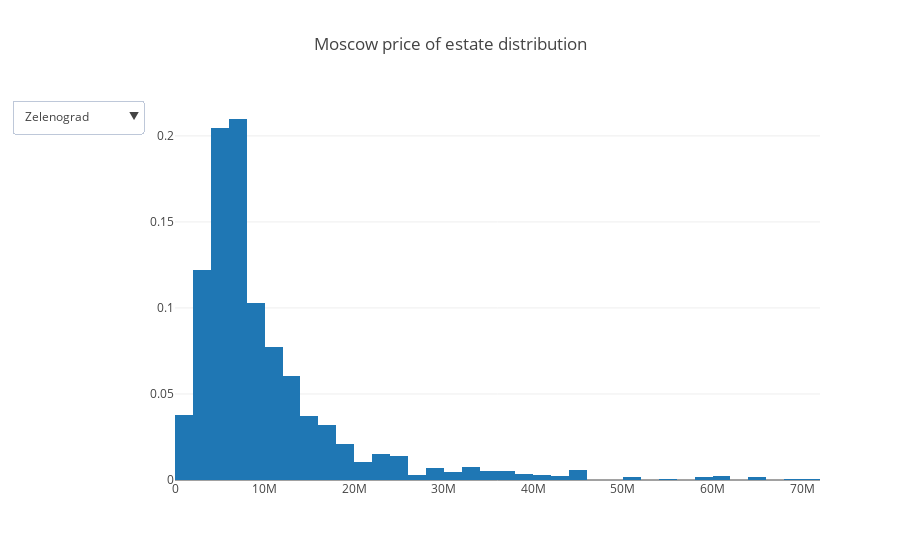

Notebook code for this chart:
### Code cell
traces = []

for okrug in ['Zelenograd', 'Novomoskovsky', 'Troitsky', 'Northern', 'Southwest', 'Northeast', 'Central',
              'Southern', 'Eastern', 'Western', 'Northwest', 'Southeast']:
    traces.append(go.Histogram(x=df_with_house_features[df_with_house_features.okrug == okrug].price_doc,
                     histnorm='probability', name = okrug, visible = (okrug == 'Central')))
layout = go.Layout(
    title='Moscow price of estate distribution',
    updatemenus=list([
        dict(
            x=-0.05,
            y=1,
            yanchor='top',
            buttons=list([
                dict(
                    args=['visible', [True] + [False]*11],
                    label='Zelenograd',
                    method='restyle'
                ),
                dict(
                    args=['visible', [False] + [True] + [False]*10],
                    label='Novomoskovsky',
                    method='restyle'
                ),
                dict(
                    args=['visible', [False]*2 + [True] + [False]*9],
                    label='Troitsky',
                    method='restyle'
                ),
                dict(
                    args=['visible', [False]*3 + [True] + [False]*8],
                    label='Northern',
                    method='restyle'
                ),
                dict(
                    args=['visible', [False]*4 + [True] + [False]*7],
                    label='Southwest',
                    method='restyle'
                ),
                dict(
                    args=['visible', [False]*5 + [True] + [False]*6],
                    label='Northeast',
                    method='restyle'
                ),
                dict(
                    args=['visible', [False]*6 + [True] + [False]*5],
                    label='Central',
                    method='restyle'
                ),
                dict(
                    args=['visible', [False]*7 + [True] + [False]*4],
                    label='Southern',
                    method='restyle'
                ),
                dict(
                    args=['visible', [False]*8 + [True] + [False]*3],
                    label='Eastern',
                    method='restyle'
                ),
                dict(
                    args=['visible', [False]*9 + [True] + [False]*2],
                    label='Western',
                    method='restyle'
                ),
                dict(
                    args=['visible', [False]*10 + [True] + [False]*1],
                    label='Northwest',
                    method='restyle'
                ),
                dict(
                    args=['visible', [False]*11 + [True]],
                    label='Southeast',
                    method='restyle'
                )
            ]),
        )
    ]),
)

fig = {'data': traces, 'layout': layout}
iplot(fig, show_link=False)

### Figure 1 — Plotly figure (JSON) as saved in the notebook; plotly's stock layout.template omitted (floating-point values rounded to 4 significant figures; data arrays with more than 128 entries replaced by an {"elided": "..."} marker saying what was removed)
{"data": [{"histnorm": "probability", "name": "Zelenograd", "type": "histogram", "visible": false, "x": {"elided": "863 int values"}}, {"histnorm": "probability", "name": "Novomoskovsky", "type": "histogram", "visible": false, "x": {"elided": "5693 int values"}}, {"histnorm": "probability", "name": "Troitsky", "type": "histogram", "visible": false, "x": {"elided": "459 int values"}}, {"histnorm": "probability", "name": "Northern", "type": "histogram", "visible": false, "x": {"elided": "2308 int values"}}, {"histnorm": "probability", "name": "Southwest", "type": "histogram", "visible": false, "x": {"elided": "2419 int values"}}, {"histnorm": "probability", "name": "Northeast", "type": "histogram", "visible": false, "x": {"elided": "2206 int values"}}, {"histnorm": "probability", "name": "Central", "type": "histogram", "visible": true, "x": {"elided": "1344 int values"}}, {"histnorm": "probability", "name": "Southern", "type": "histogram", "visible": false, "x": {"elided": "3164 int values"}}, {"histnorm": "probability", "name": "Eastern", "type": "histogram", "visible": false, "x": {"elided": "2887 int values"}}, {"histnorm": "probability", "name": "Western", "type": "histogram", "visible": false, "x": {"elided": "2094 int values"}}, {"histnorm": "probability", "name": "Northwest", "type": "histogram", "visible": false, "x": {"elided": "2028 int values"}}, {"histnorm": "probability", "name": "Southeast", "type": "histogram", "visible": false, "x": {"elided": "3854 int values"}}], "layout": {"title": "Moscow price of estate distribution", "updatemenus": [{"buttons": [{"args": ["visible", [true, false, false, false, false, false, false, false, false, false, false, false]], "label": "Zelenograd", "method": "restyle"}, {"args": ["visible", [false, true, false, false, false, false, false, false, false, false, false, false]], "label": "Novomoskovsky", "method": "restyle"}, {"args": ["visible", [false, false, true, false, false, false, false, false, false, false, false, false]], "label": "Troitsky", "method": "restyle"}, {"args": ["visible", [false, false, false, true, false, false, false, false, false, false, false, false]], "label": "Northern", "method": "restyle"}, {"args": ["visible", [false, false, false, false, true, false, false, false, false, false, false, false]], "label": "Southwest", "method": "restyle"}, {"args": ["visible", [false, false, false, false, false, true, false, false, false, false, false, false]], "label": "Northeast", "method": "restyle"}, {"args": ["visible", [false, false, false, false, false, false, true, false, false, false, false, false]], "label": "Central", "method": "restyle"}, {"args": ["visible", [false, false, false, false, false, false, false, true, false, false, false, false]], "label": "Southern", "method": "restyle"}, {"args": ["visible", [false, false, false, false, false, false, false, false, true, false, false, false]], "label": "Eastern", "method": "restyle"}, {"args": ["visible", [false, false, false, false, false, false, false, false, false, true, false, false]], "label": "Western", "method": "restyle"}, {"args": ["visible", [false, false, false, false, false, false, false, false, false, false, true, false]], "label": "Northwest", "method": "restyle"}, {"args": ["visible", [false, false, false, false, false, false, false, false, false, false, false, true]], "label": "Southeast", "method": "restyle"}], "x": -0.05, "y": 1, "yanchor": "top"}]}}
